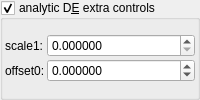
    <widget class="MyGroupBox" name="groupCheck_analyticDE_enabled_false">
     <property name="toolTip">
      <string>&lt;html&gt;&lt;head/&gt;&lt;body&gt;&lt;p&gt;Adjusts the DE every time this slot is iterated.&lt;/p&gt;&lt;p&gt;The aim is to keep these parameters as low as possible.&lt;/p&gt;&lt;p&gt;High values improve the DE, but detail is lost.&lt;/p&gt;&lt;p&gt;Occasionally a negative Offset value is used. &lt;/p&gt;&lt;/body&gt;&lt;/html&gt;</string>
     </property>
     <property name="title">
      <string>analytic D&amp;E extra controls</string>
     </property>
     <property name="checkable">
      <bool>true</bool>
     </property>
     <layout class="QVBoxLayout" name="verticalLayout_13" stretch="0">
      <property name="spacing">
       <number>2</number>
      </property>
      <property name="leftMargin">
       <number>2</number>
      </property>
      <property name="topMargin">
       <number>2</number>
      </property>
      <property name="rightMargin">
       <number>2</number>
      </property>
      <property name="bottomMargin">
       <number>2</number>
      </property>
      <item>
       <layout class="QGridLayout" name="gridLayout_27" columnstretch="0,0,1">
        <property name="spacing">
         <number>2</number>
        </property>
        <item row="1" column="1">
         <widget class="QLabel" name="label_179">
          <property name="text">
           <string>offset0:</string>
          </property>
         </widget>
        </item>
        <item row="1" column="2">
         <widget class="MyDoubleSpinBox" name="spinbox_analyticDE_offset_0">
          <property name="sizePolicy">
           <sizepolicy hsizetype="Minimum" vsizetype="Maximum">
            <horstretch>0</horstretch>
            <verstretch>0</verstretch>
           </sizepolicy>
          </property>
          <property name="prefix">
           <string/>
          </property>
          <property name="suffix">
           <string/>
          </property>
          <property name="decimals">
           <number>6</number>
          </property>
          <property name="minimum">
           <double>-99.989999999999995</double>
          </property>
          <property name="maximum">
           <double>99.989999999999995</double>
          </property>
          <property name="singleStep">
           <double>0.100000000000000</double>
          </property>
         </widget>
        </item>
        <item row="0" column="2">
         <widget class="MyDoubleSpinBox" name="spinbox_analyticDE_scale_1">
          <property name="sizePolicy">
           <sizepolicy hsizetype="Minimum" vsizetype="Maximum">
            <horstretch>0</horstretch>
            <verstretch>0</verstretch>
           </sizepolicy>
          </property>
          <property name="prefix">
           <string/>
          </property>
          <property name="suffix">
           <string/>
          </property>
          <property name="decimals">
           <number>6</number>
          </property>
          <property name="minimum">
           <double>0.000000000000000</double>
          </property>
          <property name="maximum">
           <double>99.989999999999995</double>
          </property>
          <property name="singleStep">
           <double>0.100000000000000</double>
          </property>
         </widget>
        </item>
        <item row="0" column="1">
         <widget class="QLabel" name="label_182">
          <property name="text">
           <string>scale1:</string>
          </property>
         </widget>
        </item>
       </layout>
      </item>
     </layout>
    </widget>
